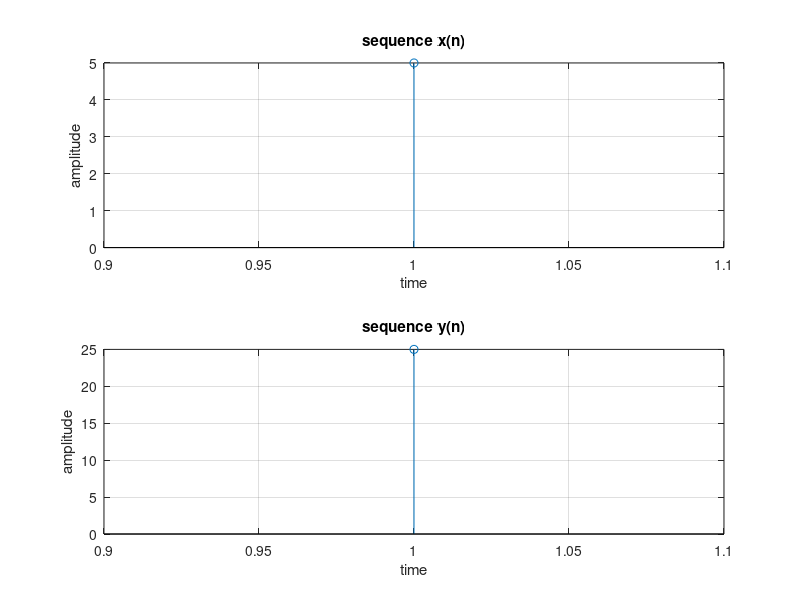

MATLAB code to generate this figure:
clc;
clear;
x=input('enter x(n)');
m=length(x);
X=[x,zeros(1,m)];
for i=1:((2*m)-1)
   Y(i)=0;
   for j=1:m
       k=m-(i-j);
       if(k>0)
           Y(i)=Y(i)+(X(j)*X(k));
       else
       end
   end
end
subplot(2,1,1);
stem(x);
title('sequence x(n)');
grid on;
xlabel('time');
ylabel('amplitude');
subplot(2,1,2);
stem(Y);
title('sequence y(n)');
grid on;
xlabel('time');
ylabel('amplitude');
disp(Y);

